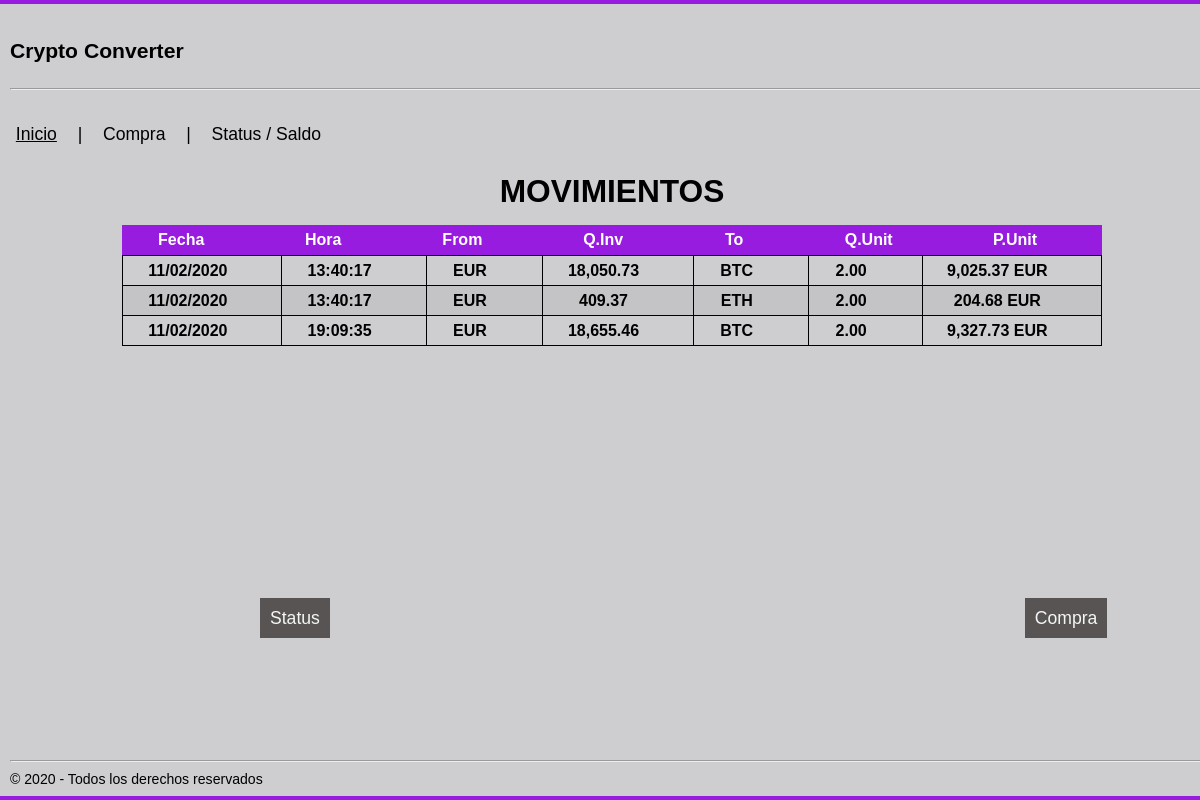
The app's page /, older data.
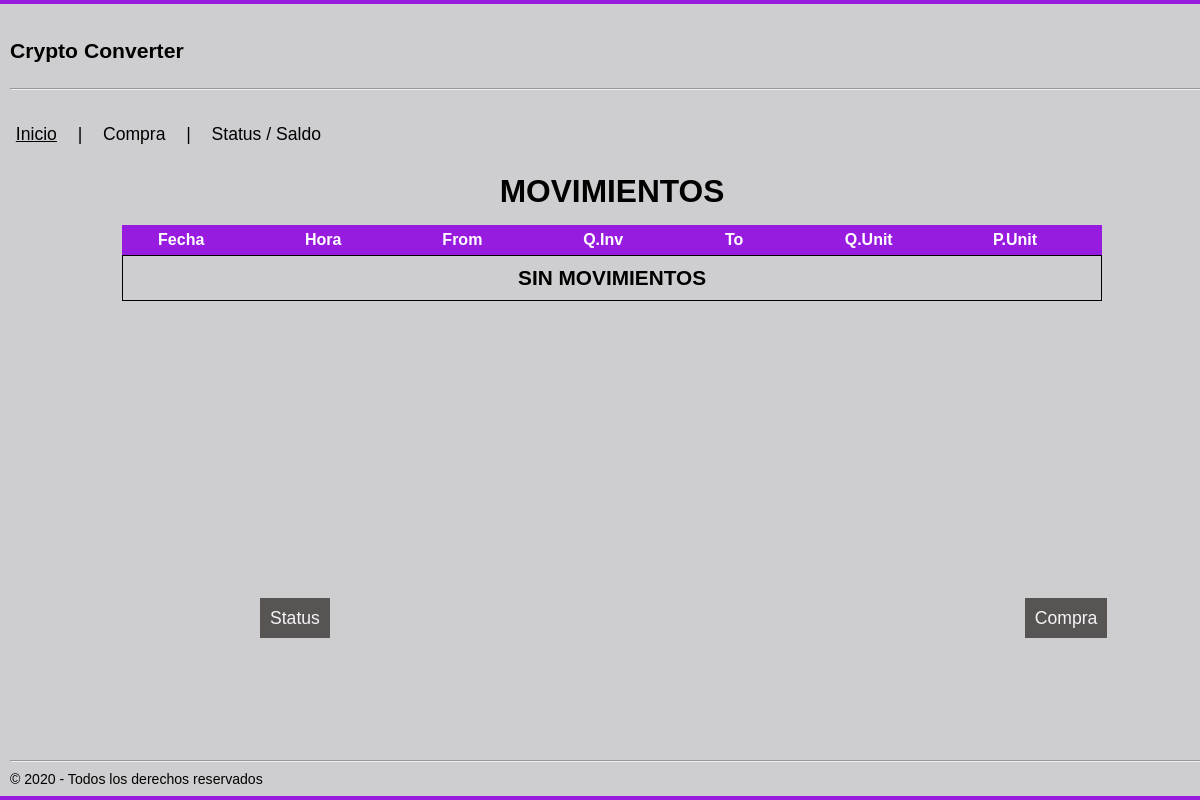
The same page, newer data.
### tables this page shows
CREATE TABLE "movements" (
	"Id"	INTEGER PRIMARY KEY AUTOINCREMENT,
	"date"	TEXT NOT NULL,
	"time"	TEXT NOT NULL,
	"from_currency"	TEXT NOT NULL,
	"from_quantity"	REAL NOT NULL,
	"to_currency"	TEXT NOT NULL,
	"to_quantity"	REAL NOT NULL,
	FOREIGN KEY("to_currency") REFERENCES "cryptos"("Id"),
	FOREIGN KEY("from_currency") REFERENCES "cryptos"("Id")
);

### crypto/routes.py (the view)
@app.route("/")
def index():
        try:
            registros = dataQuery("SELECT date, time, from_currency, from_quantity, to_currency, to_quantity FROM MOVEMENTS;")
            return render_template("index.html", menu='index', registros = registros)
        except sqlite3.Error:
            registros = None
            errorDB = "ERROR EN BASE DE DATOS, INTENTE EN UNOS MINUTOS"
            return render_template("index.html", menu='index', errorDB=errorDB, registros=registros)

### crypto/routes.py (called while the page is built)
def dataQuery(consulta):
    conex = sqlite3.connect(BBDD)
    cursor = conex.cursor()
    movs = cursor.execute(consulta).fetchall()
    if len(movs) == 0:
        movs = None
    conex.commit()
    conex.close()
    return movs

### crypto/templates/index.html (shortened to what this page needs)
{% extends "base.html" %}
{% block content %}
    <h1 align="center" class="title">MOVIMIENTOS</h1>
    <table WIDTH="80%" class="primary" align="center">
        <thead>
            <tr>
                <th>Fecha</th>
                <th>Hora</th>
                <th>From</th>
                <th>Q.Inv</th>
                <th>To</th>
                <th>Q.Unit</th>
                <th>P.Unit</th>
            </tr>
        </thead>
        <tbody>
            {% if not registros %}
                <tr>
                    <td class="title_sin"> SIN MOVIMIENTOS </td>
                </tr>
            {% else %}
                {% for campo in registros %}
                    <tr class="movements">
                        <td>{{ campo[0]}}</td>
                        <td>{{ campo[1]}}</td>
                        <td>{{ campo[2]}}</td>
                        {% if campo[3] >= 1 %}
                        <td>{{ "{:,.2f}".format(campo[3])}}</td>
                        {% else %}
                        <td>{{ "{:,.5f}".format(campo[3])}}</td>
                        {% endif %}
                        <td>{{ campo[4] }}</td>
                        <td>{{ "{:,.2f}".format(campo[5])}}</td>
                        {% if campo[3]/campo[5] >= 1 %}
                        <td>{{ "{:,.2f}".format(campo[3]/campo[5]) }}&nbsp;{{ campo[2] }}</td>
                        {% else %}
                        <td>{{ "{:,.5f}".format(campo[3]/campo[5]) }}&nbsp;{{ campo[2] }}</td>
                        {% endif %}
                    </tr>
                {% endfor %}
            {% endif %}
        </tbody>
    </table>
        <a href="/status" class="myCoolButton1">Status</a>
        <a href="/purchase" class="myCoolButton2">Compra </a>
{% endblock %}

### crypto/templates/base.html (shortened to what this page needs)
<html lang="en">
<head>
    <link rel="stylesheet" href="/static/css/picnic.min.css">
    <link rel="stylesheet" href="/static/css/picnic.css">
    <link rel="stylesheet" href="/static/css/styles.css">
</head>
<body style="background-color:rgba(197, 197, 200, 0.835);">
    <header>
        <p>Crypto Converter</p>
        <hr width="100%" size="10" style="color: hsl(0, 0%, 0%);"/>
    </header>
    {% if menu == 'index' %}
    <u class="pseudo button">Inicio</u> | <a href="/purchase" class="pseudo button">Compra</a> | <a href="/status" class="pseudo button">Status / Saldo</a>
    {% elif menu == 'purchase' %}
    <a href="/" class="pseudo button">Inicio</a> | <u class="pseudo button">Compra</u> | <a href="/status" class="pseudo button">Status / Saldo</a>
    {% elif menu == 'status'%}
    <a href="/" class="pseudo button">Inicio</a> | <a href="/purchase" class="pseudo button">Compra</a> | <u class="pseudo button">Status / Saldo</u>
    {% endif %}
    <section class="container">
        {% block content %}{% endblock %}
    </section>
    <footer>
        <hr width="560%" size="10" style="color: hsl(0, 0%, 0%);"/>
        &copy 2020 - Todos los derechos reservados
    </footer>
</body>
</html>

### crypto/static/css/styles.css (style rules this page uses)
html,body { overflow-x: hidden; overflow-y: hidden; color:rgb(0, 0, 0); font-family:'Opens Sans',helvetica; height:100%; width:101%; margin: 0px; padding: 0px; border-bottom: #981ce0 2px solid; border-top: #981ce0 2px solid; }
header { font-family: Verdana, Geneva, Tahoma, sans-serif; background-color: rgb(#981ce0); font-weight: bold; font-size: 1.2em; color: rgb(0, 0, 0); padding: 10px; }
footer { position:fixed; left:0px; bottom:0px; background-color: rgb(#fdfdfd); font-weight: normal; font-size: 0.8em; padding: 10px; }
.myCoolButton1 { background-color: #524e4ef3; color: whitesmoke; width: 320px; padding: 10px; border: 5px; position: relative; left: 260px; bottom:-50px }
.myCoolButton2 { background-color: #524e4ef3; color: whitesmoke; width: 320px; padding: 10px; border: 5px; position: relative; left: 950px; bottom:-50px }
.title { font-family: Verdana, Geneva, Tahoma, sans-serif; background-color: rgb(#000000); font-weight: bold; font-size: 1.8em; color: rgb(0, 0, 0); padding: 10px; }
.title_sin { font-family: Verdana, Geneva, Tahoma, sans-serif; background-color: rgb(#000000); font-weight: bold; font-size: 1.3em; color: rgb(0, 0, 0); padding: 10px; width: 10%; }
td { width: 650px; height: 30px; border: solid #000 1px ; }
th { width: 650px; height: 30px; text-align: center; }
thead { display: block; }
tbody { display: block; height: 300px; overflow-y: auto; overflow-x: hidden; }

Row changes from the older to the newer data that the page shows:
removed movements: date "11/02/2020", time "13:40:17", from_currency "EUR", from_quantity "18,050.73", to_currency "BTC", to_quantity "2.00", campo[3]/campo[5] "9,025.37"
removed movements: date "11/02/2020", time "13:40:17", from_currency "EUR", from_quantity "409.37", to_currency "ETH", to_quantity "2.00", campo[3]/campo[5] "204.68"
removed movements: date "11/02/2020", time "19:09:35", from_currency "EUR", from_quantity "18,655.46", to_currency "BTC", to_quantity "2.00", campo[3]/campo[5] "9,327.73"
Text that changed along with them:
text now shown: "SIN MOVIMIENTOS"
